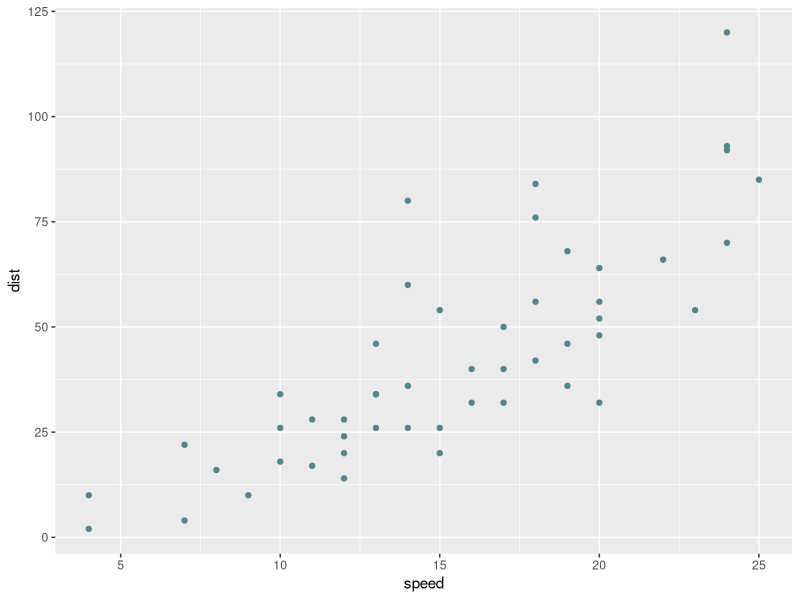

Here is the R script that generated this plot:
## ---- chunk 1
knitr::opts_chunk$set(echo = TRUE)
## ---- chunk 2
library(tidyverse)
cars %>% 
  ggplot(aes(x=speed, y=dist)) +
  geom_point(col = "CadetBlue4")
